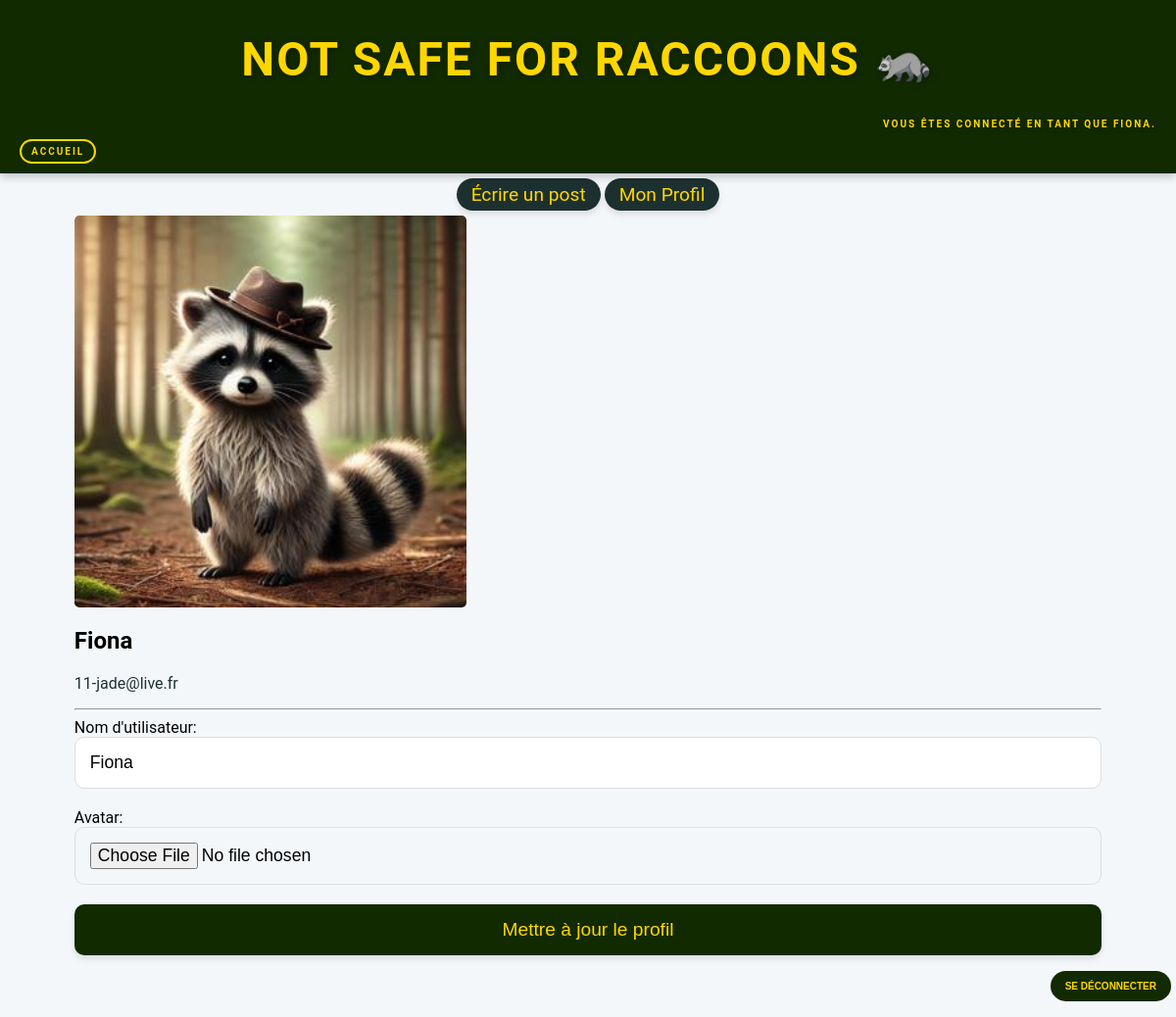
Screenshot of /profile/ (signed in) with the database file from the repository.
### authentication/models.py (models this page shows, shortened)
class User(AbstractUser):
    CREATOR = 'CREATOR'
    SUBSCRIBER = 'SUBSCRIBER'
    ROLE_CHOICES = (
        (CREATOR, 'Créateur'),
        (SUBSCRIBER, 'Abonné'),
    )
    profile_photo = models.ImageField(verbose_name='Photo de profil')
    role = models.CharField(max_length=30, choices=ROLE_CHOICES, verbose_name='Rôle')

class Profile(models.Model):
    user = models.OneToOneField(User, on_delete=models.CASCADE)
    avatar = models.ImageField(
        default='avatar.jpg', # default avatar
        upload_to='profile_avatars' # dir to store the image
    )

### authentication/views.py (the view, shortened to what this page needs)
# urls.py: path('profile/', authentication.views.MyProfile.as_view(), name='profile'),
class MyProfile(LoginRequiredMixin, View):
    def get(self, request):
        user_form = UserUpdateForm(instance=request.user)
        profile_form = ProfileUpdateForm(instance=request.user.profile)
        context = {
            'user_form': user_form,
            'profile_form': profile_form
        }
        return render(request, 'authentication/profile.html', context)

### authentication/forms.py (shortened to what this page needs)
class UserUpdateForm(forms.ModelForm):
    class Meta:
        model = User
        fields = ['username']

class ProfileUpdateForm(forms.ModelForm):
    username = forms.CharField(max_length=150, required=True)
    email = forms.EmailField(required=True)
    first_name = forms.CharField(max_length=30, required=False)
    last_name = forms.CharField(max_length=30, required=False)
    class Meta:
        model = Profile
        fields = ['avatar']

### authentication/templates/authentication/profile.html (shortened to what this page needs)
{% extends 'base.html' %} {% block content %}
<div class="center">
    <form method="POST" class="form" enctype="multipart/form-data" class="card">
        {% if user.profile.avatar %}
        <img src="{{ user.profile.avatar.url }}" alt="{{ user.username }}" class="avatar" accept=".jpg,.jpeg,.png" />
        {% endif %}
        <h2 class="text-center">{{ user.username | title }}</h2>
        <p class="text-center"><a href="mailto:{{user.email}}">{{user.email}}</a></p>
        <hr />
        <label for="username">Nom d'utilisateur:</label>
        <input type="text" id="username" name="username" value="{{ user.username }}" />
        <label for="avatar">Avatar:</label>
        <input type="file" name="avatar" id="avatar" />
        <button type="submit" class="btn btn-primary full-width">Mettre à jour le profil</button>
    </form>
</div>
{% endblock content %}

### templates/base.html (shortened to what this page needs)
{% load static %}
<html>
    <head>
        {% load static %}
        <link rel="stylesheet" href="{% static 'css/style_base.css' %}" />
    </head>
    <header>
        <h1>Not Safe For Raccoons 🦝</h1>
        {% if user.is_authenticated %}
        <p class="conection-name">Vous êtes connecté en tant que {{ request.user }}.</p>
        {% endif %}
        <a href="{% url 'home' %}" class="home-button">Accueil</a>
    </header>
    <body>
        <div class="button_container">
            <a href="{% url 'blog_create' %}" class="tab-button">Écrire un post</a>
            <a href="{% url 'profile' %}" class="tab-button">Mon Profil</a>
        </div>
        {% block content %} {% endblock content %} {% if user.is_authenticated %} {% endif %}
    </body>
    <footer>
        <form method="post" action="{% url 'logout' %}">
            <button type="submit" class="logout-button">Se déconnecter</button>
        </form>
    </footer>
</html>

### static/css/style_base.css (style rules this page uses)
header { position: sticky; top: 0px; font-size: 1.5rem; font-weight: bold; color: #ffd700; text-align: center; background: #122a00; text-transform: uppercase; letter-spacing: 2px; box-shadow: 0 4px 8px rgba(0, 0, 0, 0.2); text-shadow: 2px 2px 6px rgba(0, 0, 0, 0.3); min-width: 100vw; }
.conection-name { font-size: 10px; text-align: right; padding: 0px 20px 0px 0px; }
.home-button { display: grid; justify-content: start; max-width: max-content; font-weight: bold; color: #ffd700; font-size: 10px; text-decoration: none; margin: 0px 0px 10px 20px; border: 2px solid #ffd700; border-radius: 2rem; padding: 5px 10px 5px 10px; }
body { font-family: "Roboto", sans-serif; background-color: #f4f7fa; margin: 0; padding: 0; display: flex; flex-direction: column; align-items: center; justify-content: center; }
img { width: 400px; border-radius: 5px; }
.button_container { margin: 10px; }
.tab-button { color: #ffd700; text-decoration: none; background-color: #1d3030; box-shadow: 0 4px 6px rgba(0, 0, 0, 0.1); padding: 5px 15px 5px 15px; font-size: 1.2rem; border: none; border-radius: 25px; text-align: center; cursor: pointer; }
a { color: #1d3030; text-decoration: none; margin: 0px 0px 10px 0px; }
form input, form textarea { width: 100%; padding: 15px; margin-bottom: 20px; border: 1px solid #ddd; border-radius: 10px; font-size: 1.1rem; transition: border-color 0.3s ease; }
.form button { padding: 15px 30px; font-size: 1.2rem; background-color: #122a00; color: #ffd700; border: none; border-radius: 10px; cursor: pointer; width: 100%; transition: background-color 0.3s ease, transform 0.2s ease; box-shadow: 0 4px 6px rgba(0, 0, 0, 0.1); }
footer { min-width: 100vw; position: sticky; bottom: 0px; display: flex; justify-content: end; margin: 0px 10px 0px 0px; }
.logout-button { font-weight: bold; background-color: #122a00; color: #ffd700; font-size: 10px; text-decoration: none; border: none; border-radius: 2rem; padding: 10px 15px 10px 15px; cursor: pointer; font-weight: bold; text-transform: uppercase; }

### rows the page displays
User: user "FIONA", profile.avatar (placeholder picture), username "Fiona", email "11-jade@live.fr"
